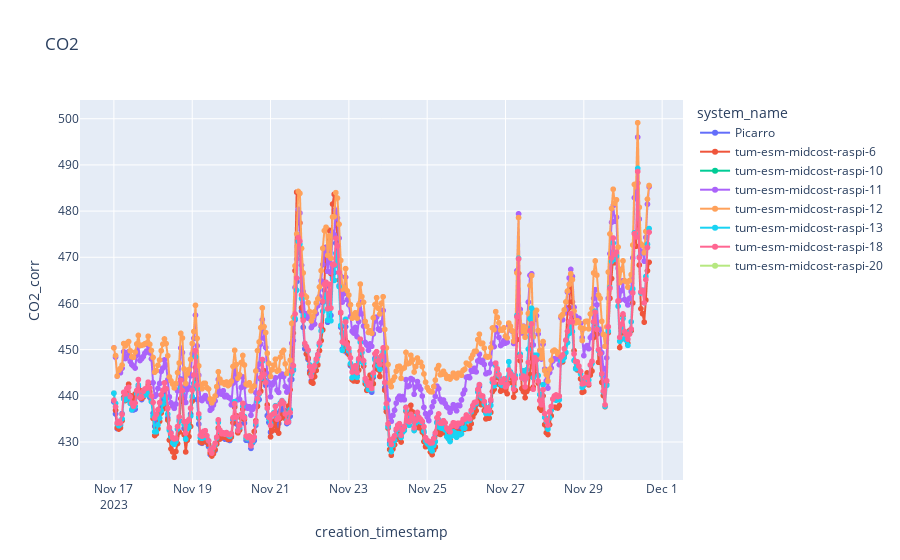
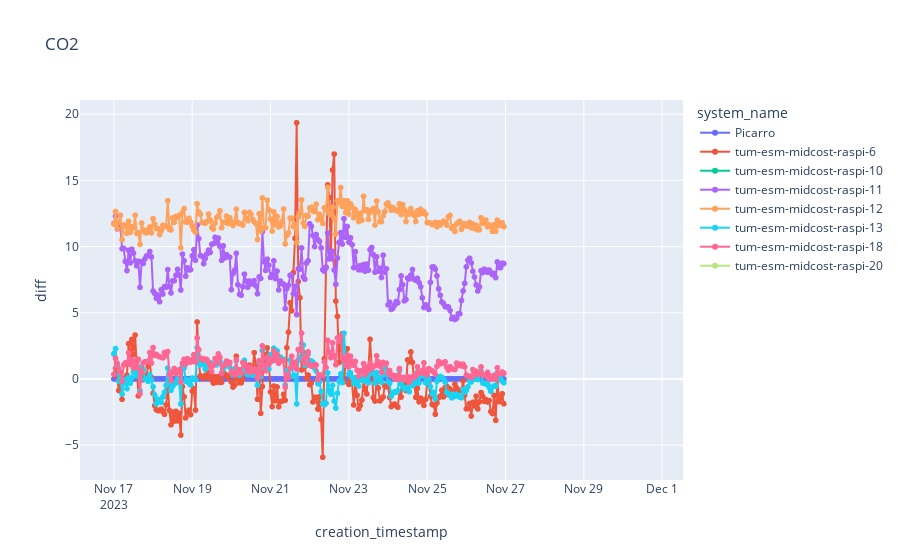

Notebook code for these charts, in order:
### Code cell
import plotly.express as px

fig = px.line(df_cal_corr_agg, x="creation_timestamp", y=f"CO2_corr", markers=True, title = "CO2", color="system_name")
fig.show()

fig = px.line(df_cal_corr_agg, x="creation_timestamp", y=f"diff", markers=True, title = "CO2", color="system_name")
fig.show()

### Figure 1 — Plotly figure (JSON) as saved in the notebook; plotly's stock layout.template omitted (floating-point values rounded to 4 significant figures; data arrays with more than 128 entries replaced by an {"elided": "..."} marker saying what was removed)
{"data": [{"hovertemplate": "system_name=Picarro<br>creation_timestamp=%{x}<br>CO2_corr=%{y}<extra></extra>", "legendgroup": "Picarro", "line": {"color": "#636efa", "dash": "solid"}, "marker": {"symbol": "circle"}, "mode": "markers+lines", "name": "Picarro", "showlegend": true, "type": "scattergl", "x": {"elided": "240 str values"}, "xaxis": "x", "y": {"elided": "240 float values"}, "yaxis": "y"}, {"hovertemplate": "system_name=tum-esm-midcost-raspi-6<br>creation_timestamp=%{x}<br>CO2_corr=%{y}<extra></extra>", "legendgroup": "tum-esm-midcost-raspi-6", "line": {"color": "#EF553B", "dash": "solid"}, "marker": {"symbol": "circle"}, "mode": "markers+lines", "name": "tum-esm-midcost-raspi-6", "showlegend": true, "type": "scattergl", "x": {"elided": "329 str values"}, "xaxis": "x", "y": {"elided": "329 float values"}, "yaxis": "y"}, {"hovertemplate": "system_name=tum-esm-midcost-raspi-10<br>creation_timestamp=%{x}<br>CO2_corr=%{y}<extra></extra>", "legendgroup": "tum-esm-midcost-raspi-10", "line": {"color": "#00cc96", "dash": "solid"}, "marker": {"symbol": "circle"}, "mode": "markers+lines", "name": "tum-esm-midcost-raspi-10", "showlegend": true, "type": "scattergl", "x": {"elided": "329 str values"}, "xaxis": "x", "y": {"elided": "329 null values"}, "yaxis": "y"}, {"hovertemplate": "system_name=tum-esm-midcost-raspi-11<br>creation_timestamp=%{x}<br>CO2_corr=%{y}<extra></extra>", "legendgroup": "tum-esm-midcost-raspi-11", "line": {"color": "#ab63fa", "dash": "solid"}, "marker": {"symbol": "circle"}, "mode": "markers+lines", "name": "tum-esm-midcost-raspi-11", "showlegend": true, "type": "scattergl", "x": {"elided": "329 str values"}, "xaxis": "x", "y": {"elided": "329 float values"}, "yaxis": "y"}, {"hovertemplate": "system_name=tum-esm-midcost-raspi-12<br>creation_timestamp=%{x}<br>CO2_corr=%{y}<extra></extra>", "legendgroup": "tum-esm-midcost-raspi-12", "line": {"color": "#FFA15A", "dash": "solid"}, "marker": {"symbol": "circle"}, "mode": "markers+lines", "name": "tum-esm-midcost-raspi-12", "showlegend": true, "type": "scattergl", "x": {"elided": "329 str values"}, "xaxis": "x", "y": {"elided": "329 float values"}, "yaxis": "y"}, {"hovertemplate": "system_name=tum-esm-midcost-raspi-13<br>creation_timestamp=%{x}<br>CO2_corr=%{y}<extra></extra>", "legendgroup": "tum-esm-midcost-raspi-13", "line": {"color": "#19d3f3", "dash": "solid"}, "marker": {"symbol": "circle"}, "mode": "markers+lines", "name": "tum-esm-midcost-raspi-13", "showlegend": true, "type": "scattergl", "x": {"elided": "329 str values"}, "xaxis": "x", "y": {"elided": "329 float values"}, "yaxis": "y"}, {"hovertemplate": "system_name=tum-esm-midcost-raspi-18<br>creation_timestamp=%{x}<br>CO2_corr=%{y}<extra></extra>", "legendgroup": "tum-esm-midcost-raspi-18", "line": {"color": "#FF6692", "dash": "solid"}, "marker": {"symbol": "circle"}, "mode": "markers+lines", "name": "tum-esm-midcost-raspi-18", "showlegend": true, "type": "scattergl", "x": {"elided": "329 str values"}, "xaxis": "x", "y": {"elided": "329 float values"}, "yaxis": "y"}, {"hovertemplate": "system_name=tum-esm-midcost-raspi-20<br>creation_timestamp=%{x}<br>CO2_corr=%{y}<extra></extra>", "legendgroup": "tum-esm-midcost-raspi-20", "line": {"color": "#B6E880", "dash": "solid"}, "marker": {"symbol": "circle"}, "mode": "markers+lines", "name": "tum-esm-midcost-raspi-20", "showlegend": true, "type": "scattergl", "x": {"elided": "281 str values"}, "xaxis": "x", "y": {"elided": "281 null values"}, "yaxis": "y"}], "layout": {"legend": {"title": {"text": "system_name"}, "tracegroupgap": 0}, "title": {"text": "CO2"}, "xaxis": {"anchor": "y", "domain": [0, 1], "title": {"text": "creation_timestamp"}}, "yaxis": {"anchor": "x", "domain": [0, 1], "title": {"text": "CO2_corr"}}}}

### Figure 2 — Plotly figure (JSON) as saved in the notebook; plotly's stock layout.template omitted (floating-point values rounded to 4 significant figures; data arrays with more than 128 entries replaced by an {"elided": "..."} marker saying what was removed)
{"data": [{"hovertemplate": "system_name=Picarro<br>creation_timestamp=%{x}<br>diff=%{y}<extra></extra>", "legendgroup": "Picarro", "line": {"color": "#636efa", "dash": "solid"}, "marker": {"symbol": "circle"}, "mode": "markers+lines", "name": "Picarro", "showlegend": true, "type": "scattergl", "x": {"elided": "240 str values"}, "xaxis": "x", "y": {"elided": "240 int values"}, "yaxis": "y"}, {"hovertemplate": "system_name=tum-esm-midcost-raspi-6<br>creation_timestamp=%{x}<br>diff=%{y}<extra></extra>", "legendgroup": "tum-esm-midcost-raspi-6", "line": {"color": "#EF553B", "dash": "solid"}, "marker": {"symbol": "circle"}, "mode": "markers+lines", "name": "tum-esm-midcost-raspi-6", "showlegend": true, "type": "scattergl", "x": {"elided": "329 str values"}, "xaxis": "x", "y": {"elided": "329 float values"}, "yaxis": "y"}, {"hovertemplate": "system_name=tum-esm-midcost-raspi-10<br>creation_timestamp=%{x}<br>diff=%{y}<extra></extra>", "legendgroup": "tum-esm-midcost-raspi-10", "line": {"color": "#00cc96", "dash": "solid"}, "marker": {"symbol": "circle"}, "mode": "markers+lines", "name": "tum-esm-midcost-raspi-10", "showlegend": true, "type": "scattergl", "x": {"elided": "329 str values"}, "xaxis": "x", "y": {"elided": "329 null values"}, "yaxis": "y"}, {"hovertemplate": "system_name=tum-esm-midcost-raspi-11<br>creation_timestamp=%{x}<br>diff=%{y}<extra></extra>", "legendgroup": "tum-esm-midcost-raspi-11", "line": {"color": "#ab63fa", "dash": "solid"}, "marker": {"symbol": "circle"}, "mode": "markers+lines", "name": "tum-esm-midcost-raspi-11", "showlegend": true, "type": "scattergl", "x": {"elided": "329 str values"}, "xaxis": "x", "y": {"elided": "329 float values"}, "yaxis": "y"}, {"hovertemplate": "system_name=tum-esm-midcost-raspi-12<br>creation_timestamp=%{x}<br>diff=%{y}<extra></extra>", "legendgroup": "tum-esm-midcost-raspi-12", "line": {"color": "#FFA15A", "dash": "solid"}, "marker": {"symbol": "circle"}, "mode": "markers+lines", "name": "tum-esm-midcost-raspi-12", "showlegend": true, "type": "scattergl", "x": {"elided": "329 str values"}, "xaxis": "x", "y": {"elided": "329 float values"}, "yaxis": "y"}, {"hovertemplate": "system_name=tum-esm-midcost-raspi-13<br>creation_timestamp=%{x}<br>diff=%{y}<extra></extra>", "legendgroup": "tum-esm-midcost-raspi-13", "line": {"color": "#19d3f3", "dash": "solid"}, "marker": {"symbol": "circle"}, "mode": "markers+lines", "name": "tum-esm-midcost-raspi-13", "showlegend": true, "type": "scattergl", "x": {"elided": "329 str values"}, "xaxis": "x", "y": {"elided": "329 float values"}, "yaxis": "y"}, {"hovertemplate": "system_name=tum-esm-midcost-raspi-18<br>creation_timestamp=%{x}<br>diff=%{y}<extra></extra>", "legendgroup": "tum-esm-midcost-raspi-18", "line": {"color": "#FF6692", "dash": "solid"}, "marker": {"symbol": "circle"}, "mode": "markers+lines", "name": "tum-esm-midcost-raspi-18", "showlegend": true, "type": "scattergl", "x": {"elided": "329 str values"}, "xaxis": "x", "y": {"elided": "329 float values"}, "yaxis": "y"}, {"hovertemplate": "system_name=tum-esm-midcost-raspi-20<br>creation_timestamp=%{x}<br>diff=%{y}<extra></extra>", "legendgroup": "tum-esm-midcost-raspi-20", "line": {"color": "#B6E880", "dash": "solid"}, "marker": {"symbol": "circle"}, "mode": "markers+lines", "name": "tum-esm-midcost-raspi-20", "showlegend": true, "type": "scattergl", "x": {"elided": "281 str values"}, "xaxis": "x", "y": {"elided": "281 null values"}, "yaxis": "y"}], "layout": {"legend": {"title": {"text": "system_name"}, "tracegroupgap": 0}, "title": {"text": "CO2"}, "xaxis": {"anchor": "y", "domain": [0, 1], "title": {"text": "creation_timestamp"}}, "yaxis": {"anchor": "x", "domain": [0, 1], "title": {"text": "diff"}}}}
